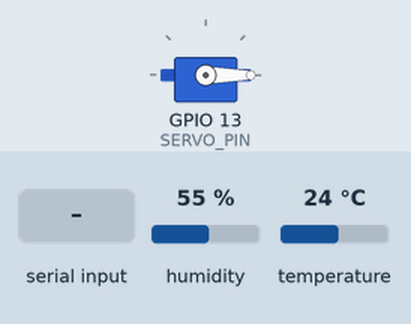
Simulated run of this program. Board: ESP32. Shown: servo. The inputs (shaded band) are chosen by the test bench; at power-on: humidity 55 %, temperature 24 °C. Nothing arrives over Bluetooth unless stated; what the program prints to the serial monitor is not drawn.

Above: at 1.7 s.
1.8 s: "O" received over the second serial link
At 2.87 s:
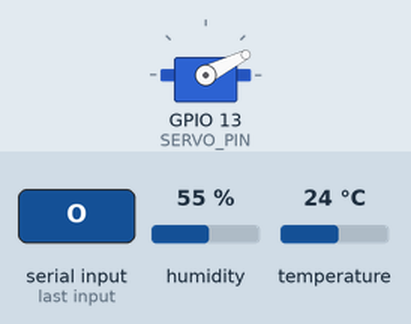
At 3.77 s:
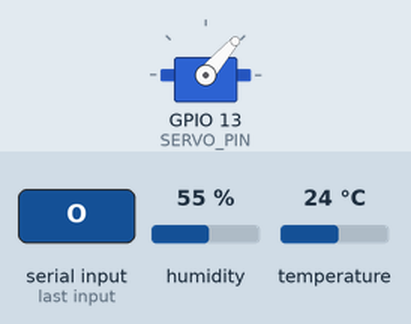
4.8 s: "1" received over the second serial link
At 5.7 s:
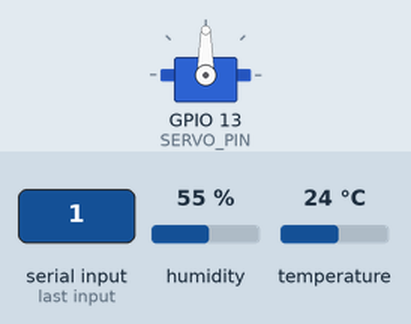
Timing chart, 0 to 7.8 s (numbered marks = the images above; inputs shaded):
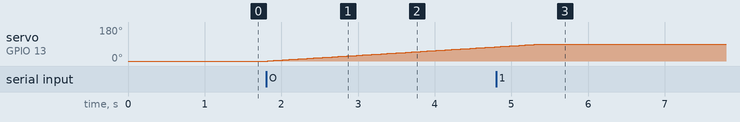

The program:

main.cpp
```cpp
#include <ESP32Servo.h>
#include "BluetoothSerial.h"
#include "DHT.h"

// 检查蓝牙是否可用
#if !defined(CONFIG_BT_ENABLED) || !defined(CONFIG_BLUEDROID_ENABLED)
#error 蓝牙未启用! 请在Arduino IDE中的工具菜单中启用它
#endif

// 定义引脚和变量
const int SERVO_PIN = 13;    // 舵机信号引脚
const int OPEN_ANGLE = 90;   // 开门角度
const int CLOSE_ANGLE = 0;   // 关门角度
int currentAngle = 0;        // 当前角度

// 定义DHT22传感器引脚
const int DHT_PIN1 = 14;  // 第一个DHT22
const int DHT_PIN2 = 27;  // 第二个DHT22
const int DHT_PIN3 = 26;  // 第三个DHT22
#define DHTTYPE DHT22

// 创建舵机和蓝牙对象
Servo doorServo;
BluetoothSerial SerialBT;

// 创建DHT对象
DHT dht1(DHT_PIN1, DHTTYPE);
DHT dht2(DHT_PIN2, DHTTYPE);
DHT dht3(DHT_PIN3, DHTTYPE);

// 当前选择的传感器编号（1-3）
int currentSensor = 1;

void setup() {
  // 初始化串口通信
  Serial.begin(115200);

  // 初始化蓝牙
  SerialBT.begin("ESP32_Door_Control"); // 蓝牙设备名称
  Serial.println("蓝牙设备已启动，可以配对了！");

  // 连接舵机
  ESP32PWM::allocateTimer(0);
  doorServo.setPeriodHertz(50);    // 标准50Hz舵机
  doorServo.attach(SERVO_PIN, 500, 2400);  // 移除currentAngle参数

  // 初始化门为关闭状态
  doorServo.write(CLOSE_ANGLE);
  delay(500); // 给舵机足够时间到达位置

  // 初始化DHT传感器
  dht1.begin();
  dht2.begin();
  dht3.begin();
  Serial.println("DHT22传感器已初始化");
}

// 平滑移动舵机
void moveServoSmooth(int targetAngle) {
  float currentPos = currentAngle;
  float step = 0.5;  // 增加步进值到2度

  if (targetAngle < currentAngle) {
    step = -0.5;
  }

  while (abs(currentPos - targetAngle) > 0.5) {
    currentPos += step;
    doorServo.write((int)currentPos);
    delay(20);  // 减少延时到10ms
  }

  doorServo.write(targetAngle);
  currentAngle = targetAngle;
}

// 读取并发送指定传感器的数据
void readAndSendDHTData(DHT& dht, int sensorNum) {
  float h = dht.readHumidity();
  float t = dht.readTemperature();

  if (isnan(h) || isnan(t)) {
    Serial.printf("传感器%d读取失败\n", sensorNum);
    SerialBT.printf("传感器%d读取失败\n", sensorNum);
    return;
  }

  Serial.printf("传感器%d - 温度: %.1f°C, 湿度: %.1f%%\n", sensorNum, t, h);
  SerialBT.printf("传感器%d - 温度: %.1f°C, 湿度: %.1f%%\n", sensorNum, t, h);
}

void loop() {
  if (SerialBT.available()) {
    char command = SerialBT.read();

    switch (command) {
      case 'O':  // 开门
        moveServoSmooth(OPEN_ANGLE);
        Serial.println("门已开启");
        SerialBT.println("门已开启");
        break;

      case 'C':  // 关门
        moveServoSmooth(CLOSE_ANGLE);
        Serial.println("门已关闭");
        SerialBT.println("门已关闭");
        break;

      case '1':  // 选择传感器1
        currentSensor = 1;
        readAndSendDHTData(dht1, 1);
        break;

      case '2':  // 选择传感器2
        currentSensor = 2;
        readAndSendDHTData(dht2, 2);
        break;

      case '3':  // 选择传感器3
        currentSensor = 3;
        readAndSendDHTData(dht3, 3);
        break;

      case 'R':  // 读取当前选择的传感器数据
        switch(currentSensor) {
          case 1: readAndSendDHTData(dht1, 1); break;
          case 2: readAndSendDHTData(dht2, 2); break;
          case 3: readAndSendDHTData(dht3, 3); break;
        }
        break;
    }
  }
}
```

Measured:
- after the input at 1.8 s, servo on GPIO 13 (SERVO_PIN): moves from 0° to 75° over 3.0 s, starting at once
